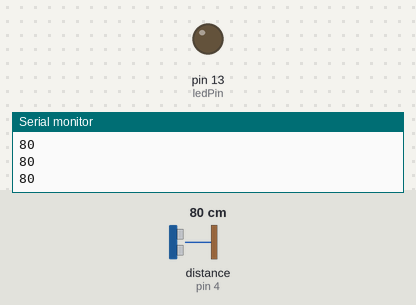
The sketch below on a simulated Arduino Uno, built with avr-gcc and run on an emulated ATmega328P. Parts: output pins drawn as LEDs (lit = HIGH), the last lines printed to the serial monitor. Wiring (inferred from the names in the program): ultrasonic range finder: trigger pin 7; echo pin 4. The test bench sets the inputs (shaded band); at power-on: distance to the obstacle (sensor on pin 4) 80 cm. The echo pulse lasts 58.3 µs per cm; pins used as bus, display or sensor lines are not drawn.

Above: at 1.2 s.
1.3 s: distance to the obstacle (sensor on pin 4) set to 197 cm
2.8 s: distance to the obstacle (sensor on pin 4) set to 202 cm
At 4.0 s:
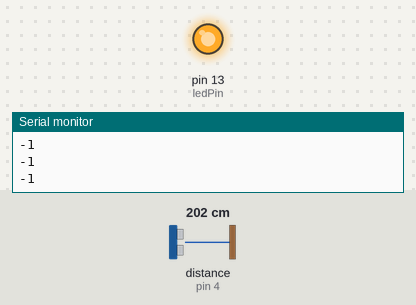
4.3 s: distance to the obstacle (sensor on pin 4) set to 2 cm
At 4.6 s:
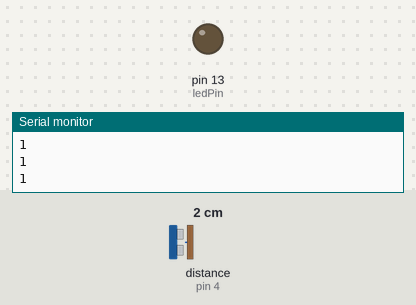
5.8 s: distance to the obstacle (sensor on pin 4) set to 250 cm
At 7.1 s:
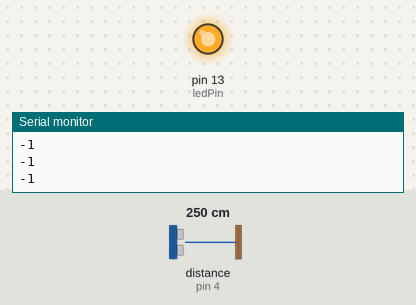
Timing chart, 0 to 8.3 s (numbered marks = the images above; inputs shaded):
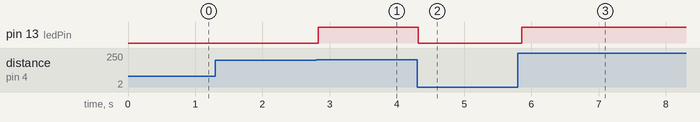

The sketch:

UltrasonicSensor.ino
```cpp
#define echoPin 4
#define trigPin 7
#define ledPin 13
int maximumRange = 200;
int minimumRange = 0;
long duration, distance;

void setup() {
  // put your setup code here, to run once:
  Serial.begin(9600);
  pinMode(trigPin, OUTPUT);
  pinMode(echoPin, INPUT);
  pinMode(ledPin, OUTPUT);

}

void loop() {
  // put your main code here, to run repeatedly:
  digitalWrite(trigPin, LOW);
  delayMicroseconds(2);
  digitalWrite(trigPin, HIGH);
  delayMicroseconds(10);

  digitalWrite(trigPin, LOW);
  duration = pulseIn(echoPin, HIGH);

  distance = duration / 58.2;
  if (distance >= maximumRange || distance <= minimumRange) {
    Serial.println("-1");
    digitalWrite(ledPin, HIGH);
  }
  else {
    Serial.println(distance);
    digitalWrite(ledPin, LOW);
  }

  delay(50);
}
```

Measured:
- the behaviour switches between 199 and 200 cm on distance to the obstacle (sensor on pin 4) (found by bisection; images 0 and 1)
- after the input at 2.8 s, pin 13 (ledPin): LOW → HIGH at once
- after the input at 4.3 s, pin 13 (ledPin): HIGH → LOW at once
- after the input at 5.8 s, pin 13 (ledPin): LOW → HIGH after 0.05 s
